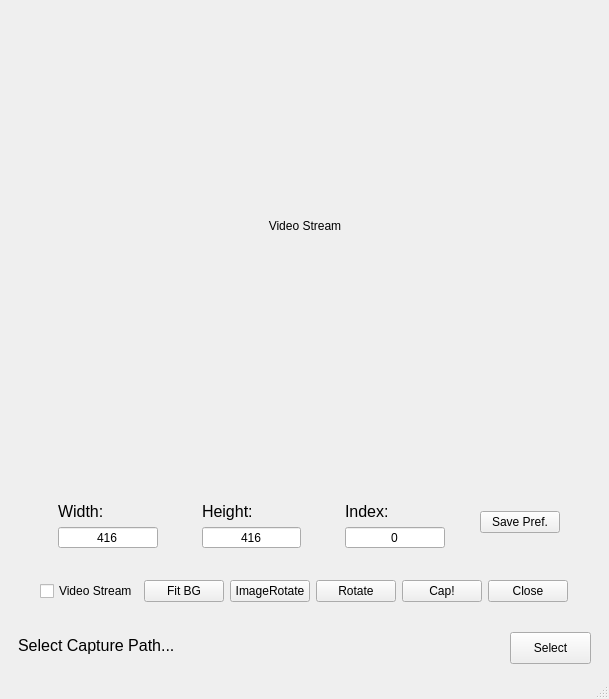
<?xml version="1.0" encoding="UTF-8"?>
<ui version="4.0">
 <class>MainWindow</class>
 <widget class="QMainWindow" name="MainWindow">
  <property name="geometry">
   <rect>
    <x>0</x>
    <y>0</y>
    <width>609</width>
    <height>699</height>
   </rect>
  </property>
  <property name="windowTitle">
   <string>ImageCap V1.2</string>
  </property>
  <widget class="QWidget" name="centralwidget">
   <layout class="QVBoxLayout" name="verticalLayout">
    <item>
     <widget class="QWidget" name="VideoStream_Widget" native="true">
      <layout class="QHBoxLayout" name="horizontalLayout_4">
       <item>
        <spacer name="horizontalSpacer_8">
         <property name="orientation">
          <enum>Qt::Horizontal</enum>
         </property>
         <property name="sizeHint" stdset="0">
          <size>
           <width>61</width>
           <height>20</height>
          </size>
         </property>
        </spacer>
       </item>
       <item>
        <widget class="QLabel" name="videoStream">
         <property name="minimumSize">
          <size>
           <width>416</width>
           <height>416</height>
          </size>
         </property>
         <property name="maximumSize">
          <size>
           <width>416</width>
           <height>416</height>
          </size>
         </property>
         <property name="text">
          <string>Video Stream</string>
         </property>
         <property name="alignment">
          <set>Qt::AlignCenter</set>
         </property>
        </widget>
       </item>
       <item>
        <spacer name="horizontalSpacer_9">
         <property name="orientation">
          <enum>Qt::Horizontal</enum>
         </property>
         <property name="sizeHint" stdset="0">
          <size>
           <width>60</width>
           <height>20</height>
          </size>
         </property>
        </spacer>
       </item>
      </layout>
     </widget>
    </item>
    <item>
     <spacer name="verticalSpacer">
      <property name="orientation">
       <enum>Qt::Vertical</enum>
      </property>
      <property name="sizeHint" stdset="0">
       <size>
        <width>20</width>
        <height>40</height>
       </size>
      </property>
     </spacer>
    </item>
    <item>
     <widget class="QWidget" name="PrefSet_Widget" native="true">
      <property name="minimumSize">
       <size>
        <width>557</width>
        <height>73</height>
       </size>
      </property>
      <layout class="QHBoxLayout" name="horizontalLayout_3">
       <item>
        <spacer name="horizontalSpacer_2">
         <property name="orientation">
          <enum>Qt::Horizontal</enum>
         </property>
         <property name="sizeHint" stdset="0">
          <size>
           <width>40</width>
           <height>20</height>
          </size>
         </property>
        </spacer>
       </item>
       <item>
        <widget class="QWidget" name="WidthSet_Widget" native="true">
         <property name="minimumSize">
          <size>
           <width>98</width>
           <height>62</height>
          </size>
         </property>
         <layout class="QVBoxLayout" name="verticalLayout_2">
          <item>
           <widget class="QLabel" name="width_label">
            <property name="font">
             <font>
              <pointsize>12</pointsize>
             </font>
            </property>
            <property name="text">
             <string>Width:</string>
            </property>
           </widget>
          </item>
          <item>
           <widget class="QLineEdit" name="width_input">
            <property name="minimumSize">
             <size>
              <width>36</width>
              <height>21</height>
             </size>
            </property>
            <property name="text">
             <string>416</string>
            </property>
            <property name="alignment">
             <set>Qt::AlignCenter</set>
            </property>
           </widget>
          </item>
         </layout>
        </widget>
       </item>
       <item>
        <spacer name="horizontalSpacer_3">
         <property name="orientation">
          <enum>Qt::Horizontal</enum>
         </property>
         <property name="sizeType">
          <enum>QSizePolicy::Fixed</enum>
         </property>
         <property name="sizeHint" stdset="0">
          <size>
           <width>20</width>
           <height>20</height>
          </size>
         </property>
        </spacer>
       </item>
       <item>
        <widget class="QWidget" name="HeightSet_Widget" native="true">
         <property name="minimumSize">
          <size>
           <width>97</width>
           <height>62</height>
          </size>
         </property>
         <layout class="QVBoxLayout" name="verticalLayout_3">
          <item>
           <widget class="QLabel" name="height_label">
            <property name="font">
             <font>
              <pointsize>12</pointsize>
             </font>
            </property>
            <property name="text">
             <string>Height:</string>
            </property>
           </widget>
          </item>
          <item>
           <widget class="QLineEdit" name="height_input">
            <property name="minimumSize">
             <size>
              <width>35</width>
              <height>21</height>
             </size>
            </property>
            <property name="text">
             <string>416</string>
            </property>
            <property name="alignment">
             <set>Qt::AlignCenter</set>
            </property>
           </widget>
          </item>
         </layout>
        </widget>
       </item>
       <item>
        <spacer name="horizontalSpacer_4">
         <property name="orientation">
          <enum>Qt::Horizontal</enum>
         </property>
         <property name="sizeType">
          <enum>QSizePolicy::Fixed</enum>
         </property>
         <property name="sizeHint" stdset="0">
          <size>
           <width>20</width>
           <height>20</height>
          </size>
         </property>
        </spacer>
       </item>
       <item>
        <widget class="QWidget" name="IndexSet_Widget" native="true">
         <property name="minimumSize">
          <size>
           <width>98</width>
           <height>62</height>
          </size>
         </property>
         <layout class="QVBoxLayout" name="verticalLayout_4">
          <item>
           <widget class="QLabel" name="index_label">
            <property name="font">
             <font>
              <pointsize>12</pointsize>
             </font>
            </property>
            <property name="text">
             <string>Index:</string>
            </property>
           </widget>
          </item>
          <item>
           <widget class="QLineEdit" name="index_input">
            <property name="minimumSize">
             <size>
              <width>36</width>
              <height>21</height>
             </size>
            </property>
            <property name="text">
             <string>0</string>
            </property>
            <property name="alignment">
             <set>Qt::AlignCenter</set>
            </property>
           </widget>
          </item>
         </layout>
        </widget>
       </item>
       <item>
        <spacer name="horizontalSpacer_5">
         <property name="orientation">
          <enum>Qt::Horizontal</enum>
         </property>
         <property name="sizeType">
          <enum>QSizePolicy::Fixed</enum>
         </property>
         <property name="sizeHint" stdset="0">
          <size>
           <width>20</width>
           <height>20</height>
          </size>
         </property>
        </spacer>
       </item>
       <item>
        <widget class="QPushButton" name="SaveIndexBtn">
         <property name="text">
          <string>Save Pref.</string>
         </property>
        </widget>
       </item>
       <item>
        <spacer name="horizontalSpacer">
         <property name="orientation">
          <enum>Qt::Horizontal</enum>
         </property>
         <property name="sizeHint" stdset="0">
          <size>
           <width>40</width>
           <height>20</height>
          </size>
         </property>
        </spacer>
       </item>
      </layout>
     </widget>
    </item>
    <item>
     <widget class="QWidget" name="FuncBtn_Widget" native="true">
      <property name="minimumSize">
       <size>
        <width>0</width>
        <height>51</height>
       </size>
      </property>
      <layout class="QHBoxLayout" name="horizontalLayout">
       <item>
        <spacer name="horizontalSpacer_7">
         <property name="orientation">
          <enum>Qt::Horizontal</enum>
         </property>
         <property name="sizeHint" stdset="0">
          <size>
           <width>40</width>
           <height>20</height>
          </size>
         </property>
        </spacer>
       </item>
       <item>
        <widget class="QCheckBox" name="videoStreamCheckBox">
         <property name="text">
          <string>Video Stream</string>
         </property>
        </widget>
       </item>
       <item>
        <widget class="QPushButton" name="FitBgBtn">
         <property name="text">
          <string>Fit BG</string>
         </property>
        </widget>
       </item>
       <item>
        <widget class="QPushButton" name="RandRotateBtn">
         <property name="text">
          <string>ImageRotate</string>
         </property>
        </widget>
       </item>
       <item>
        <widget class="QPushButton" name="RotateBtn">
         <property name="text">
          <string>Rotate</string>
         </property>
        </widget>
       </item>
       <item>
        <widget class="QPushButton" name="CapBtn">
         <property name="text">
          <string>Cap!</string>
         </property>
        </widget>
       </item>
       <item>
        <widget class="QPushButton" name="CloseBtn">
         <property name="text">
          <string>Close</string>
         </property>
        </widget>
       </item>
       <item>
        <spacer name="horizontalSpacer_6">
         <property name="orientation">
          <enum>Qt::Horizontal</enum>
         </property>
         <property name="sizeHint" stdset="0">
          <size>
           <width>40</width>
           <height>20</height>
          </size>
         </property>
        </spacer>
       </item>
      </layout>
     </widget>
    </item>
    <item>
     <widget class="QWidget" name="SavePath_Widget" native="true">
      <property name="minimumSize">
       <size>
        <width>0</width>
        <height>44</height>
       </size>
      </property>
      <layout class="QHBoxLayout" name="horizontalLayout_2">
       <item>
        <widget class="QLabel" name="path_label">
         <property name="font">
          <font>
           <pointsize>12</pointsize>
          </font>
         </property>
         <property name="text">
          <string>Select Capture Path...</string>
         </property>
        </widget>
       </item>
       <item>
        <widget class="QPushButton" name="SelcPathBtn">
         <property name="minimumSize">
          <size>
           <width>81</width>
           <height>32</height>
          </size>
         </property>
         <property name="maximumSize">
          <size>
           <width>81</width>
           <height>32</height>
          </size>
         </property>
         <property name="text">
          <string>Select</string>
         </property>
        </widget>
       </item>
      </layout>
     </widget>
    </item>
   </layout>
  </widget>
  <widget class="QStatusBar" name="statusbar"/>
 </widget>
 <resources/>
 <connections/>
</ui>
